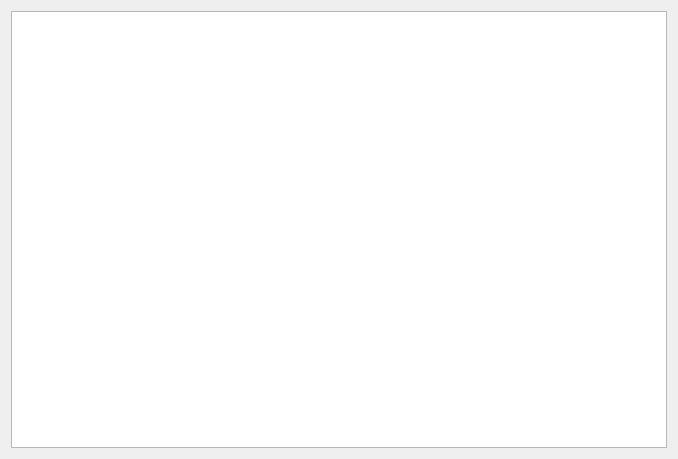
<?xml version="1.0" encoding="UTF-8"?>
<ui version="4.0">
 <class>statservice</class>
 <widget class="QDialog" name="statservice">
  <property name="geometry">
   <rect>
    <x>0</x>
    <y>0</y>
    <width>678</width>
    <height>459</height>
   </rect>
  </property>
  <property name="windowTitle">
   <string>Dialog</string>
  </property>
  <layout class="QHBoxLayout" name="horizontalLayout">
   <item>
    <widget class="QGraphicsView" name="graphicsView"/>
   </item>
  </layout>
 </widget>
 <resources/>
 <connections/>
</ui>
